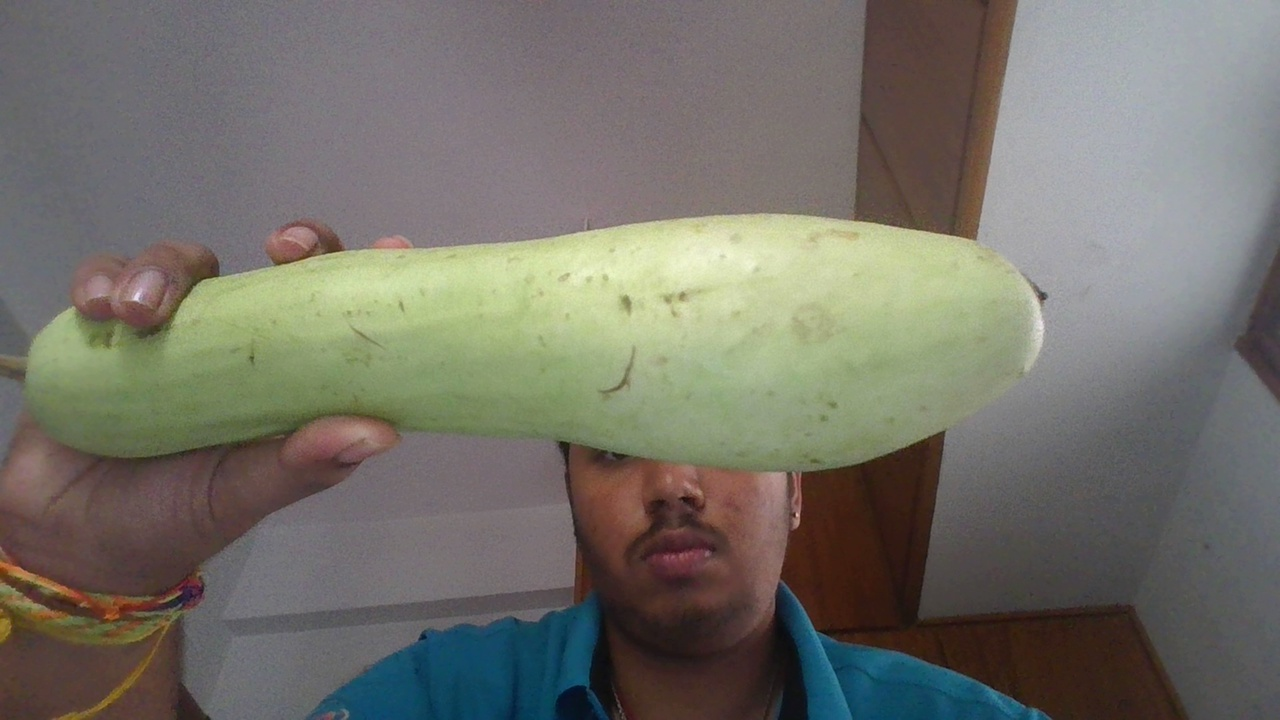
#> input picture dataset/bottle_gourd/bottle_gourd_1788586734490169700.jpg, 1280 x 720 px
$ python -i scene.py   (imports and definitions only)   (older library calls are emulated)
#> lines starting #> are read from the running program, lines starting #| are printed output that depends on the picture
#> further down, picture is the input picture: shape (720, 1280, 3); mean B, G, R 104.9, 113.4, 115.6
"""Real-time scene analysis, foreground segmentation and guidance helpers."""
from __future__ import annotations
import cv2
import numpy as np

LIGHTING = ("daylight", "warm_indoor", "cool_indoor", "low_light",
            "backlit", "overexposed", "underexposed", "mixed_light", "balanced")

def analyse_scene(frame):
    if frame is None or frame.size == 0:
        return {"ok": False, "lighting": "unknown"}
    hsv=cv2.cvtColor(frame,cv2.COLOR_BGR2HSV)
#> hsv: shape (720, 1280, 3); mean H, S, V 75.3, 54, 122.9
    gray=hsv[:,:,2].astype(np.float32)
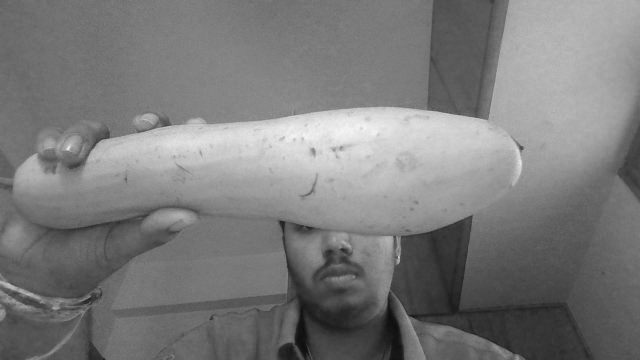
#> gray: shape (720, 1280) float32 (shown at 1/2 size); min 12, max 248, mean 122.9
    mean=float(gray.mean()); p5,p95=np.percentile(gray,[5,95])
#> after `mean = float(gray.mean())`: mean = 122.9
#> after `p5, p95 = np.percentile(gray, [5, 95])`: p5 = 55; p95 = 202
    clipped=float((gray>=250).mean()); dark=float((gray<=20).mean())
#> after `clipped = float((gray >= 250).mean())`: clipped = 0
#> after `dark = float((gray <= 20).mean())`: dark = 0.00181
    sat=float(hsv[:,:,1].mean())
#> sat = 53.97
    if mean<55 or dark>.30: lighting="low_light"
    elif clipped>.18 or mean>220: lighting="overexposed"
    elif p5<20 and p95>220: lighting="mixed_light"
    elif dark>.20 and mean>100: lighting="backlit"
    else: lighting="balanced"
    edges=cv2.Canny(frame,80,160)
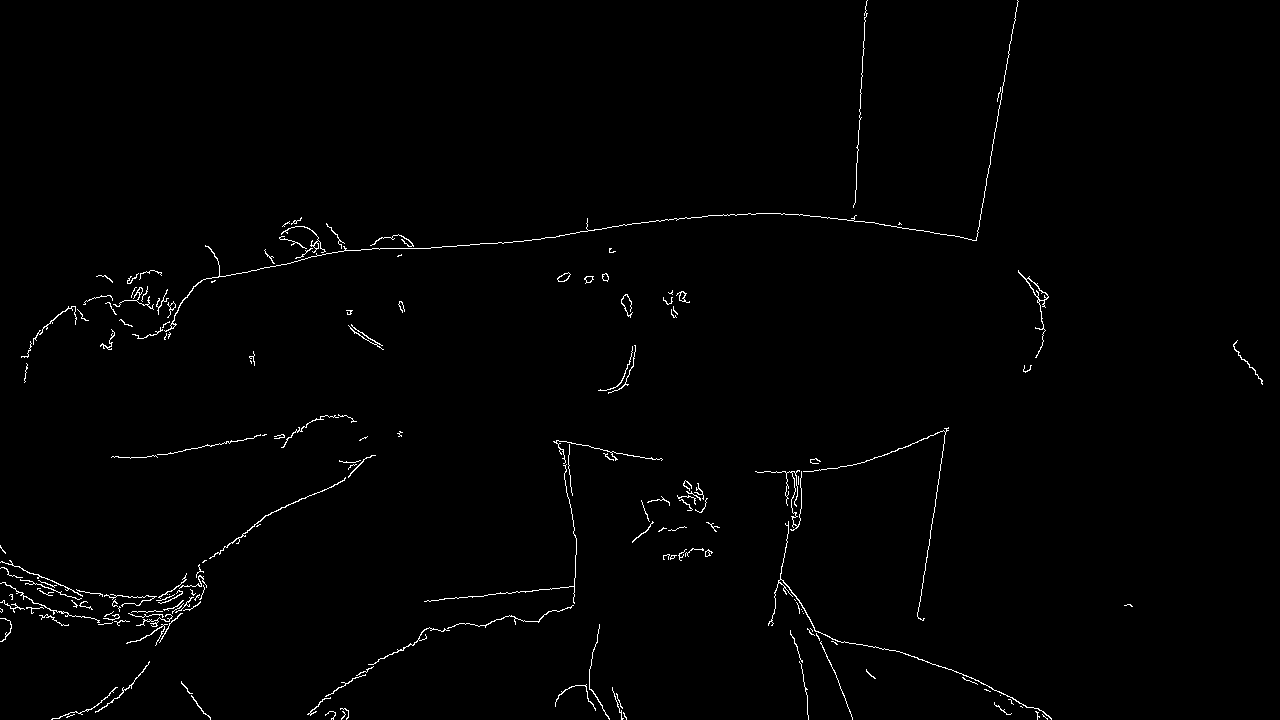
#> edges: shape (720, 1280); 1% white in thin lines or dots
    sharp=float(cv2.Laplacian(cv2.cvtColor(frame,cv2.COLOR_BGR2GRAY),cv2.CV_64F).var())
#> sharp = 38.43
    return {"ok": True, "lighting": lighting, "brightness": mean,
            "contrast": float(p95-p5), "clipped_fraction": clipped,
            "dark_fraction": dark, "saturation": sat, "sharpness": sharp}

# [69 lines left out: functions foreground_mask, crop_from_mask, dominant_colour, environment, guidance, not called in this run]

>>> import cv2
>>> picture = cv2.imread('../dataset/bottle_gourd/bottle_gourd_1788586734490169700.jpg')
>>> result = analyse_scene(picture)
#> result = {'ok': True, 'lighting': 'balanced', 'brightness': 122.9, 'contrast': 147, 'clipped_fraction': 0, 'dark_fraction': 0.00181, 'saturation': 53.97, 'sharpness': 38.43}

$ run again, on dataset/bottle_gourd/bottle_gourd_1788586736154697900.jpg
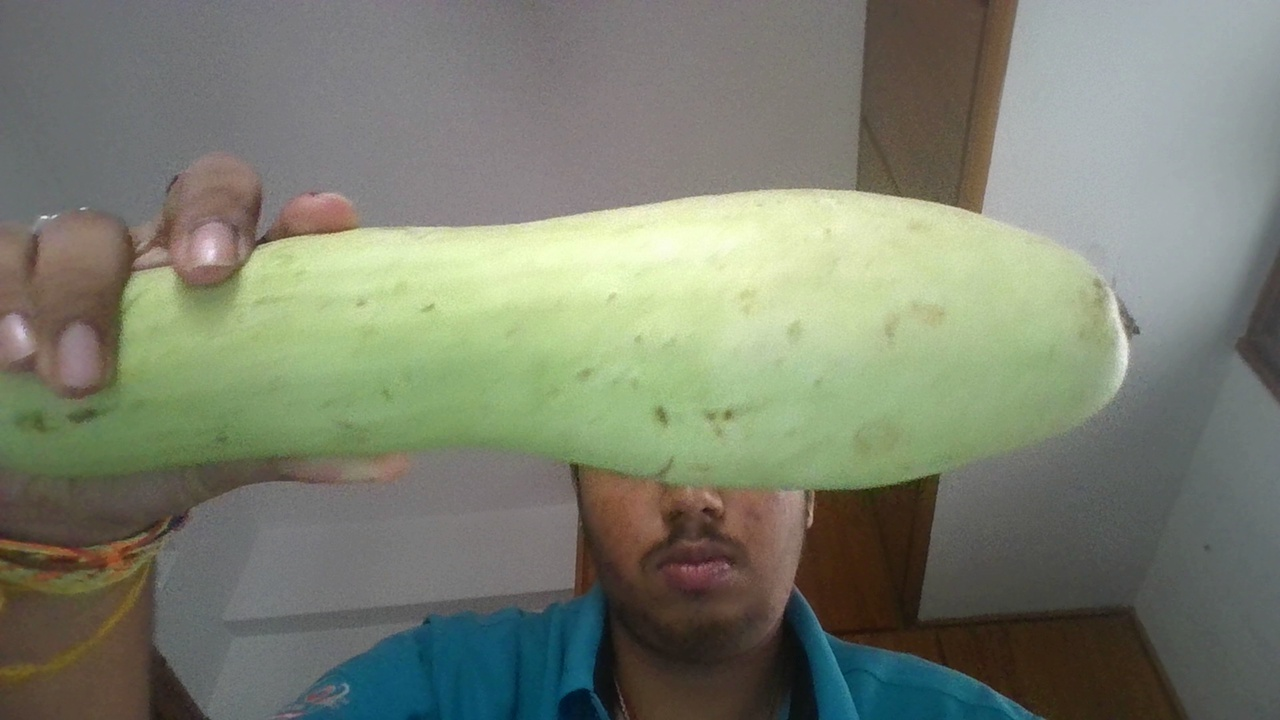
#> input picture dataset/bottle_gourd/bottle_gourd_1788586736154697900.jpg, 1280 x 720 px
#> picture is the input picture: shape (720, 1280, 3); mean B, G, R 111.6, 127.3, 122.5
#> hsv: shape (720, 1280, 3); mean H, S, V 58.3, 55.8, 133.3
#> in analyse_scene, `gray=hsv[:,:,2].astype(np.float32)`:
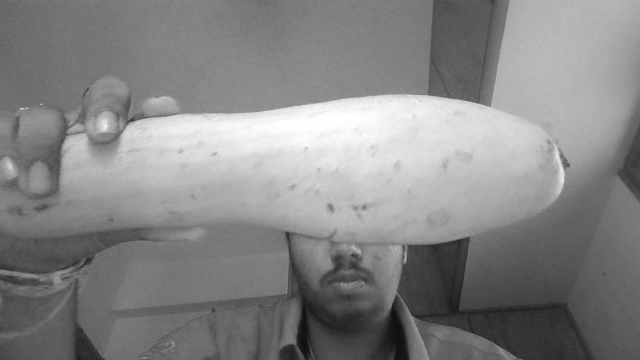
#> gray: shape (720, 1280) float32 (shown at 1/2 size); min 12, max 255, mean 133.3
#> mean = 133.3
#> p5 = 55; p95 = 226
#> clipped = 0.00758
#> dark = 0.00206
#> sat = 55.83
#> in analyse_scene, `edges=cv2.Canny(frame,80,160)`:
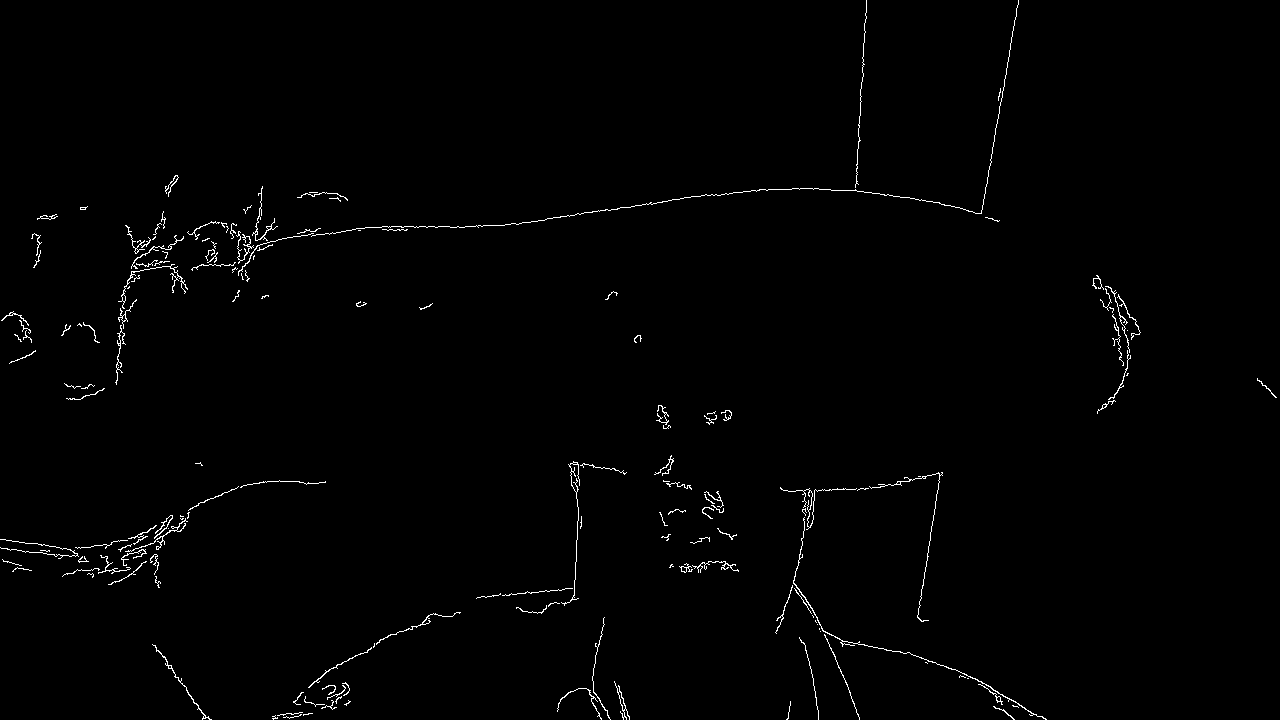
#> edges: shape (720, 1280); 0.94% white in thin lines or dots
#> sharp = 39.73
#> result = {'ok': True, 'lighting': 'balanced', 'brightness': 133.3, 'contrast': 171, 'clipped_fraction': 0.00758, 'dark_fraction': 0.00206, 'saturation': 55.83, 'sharpness': 39.73}

$ run again, on dataset/bottle_gourd/bottle_gourd_1788586737145893100.jpg
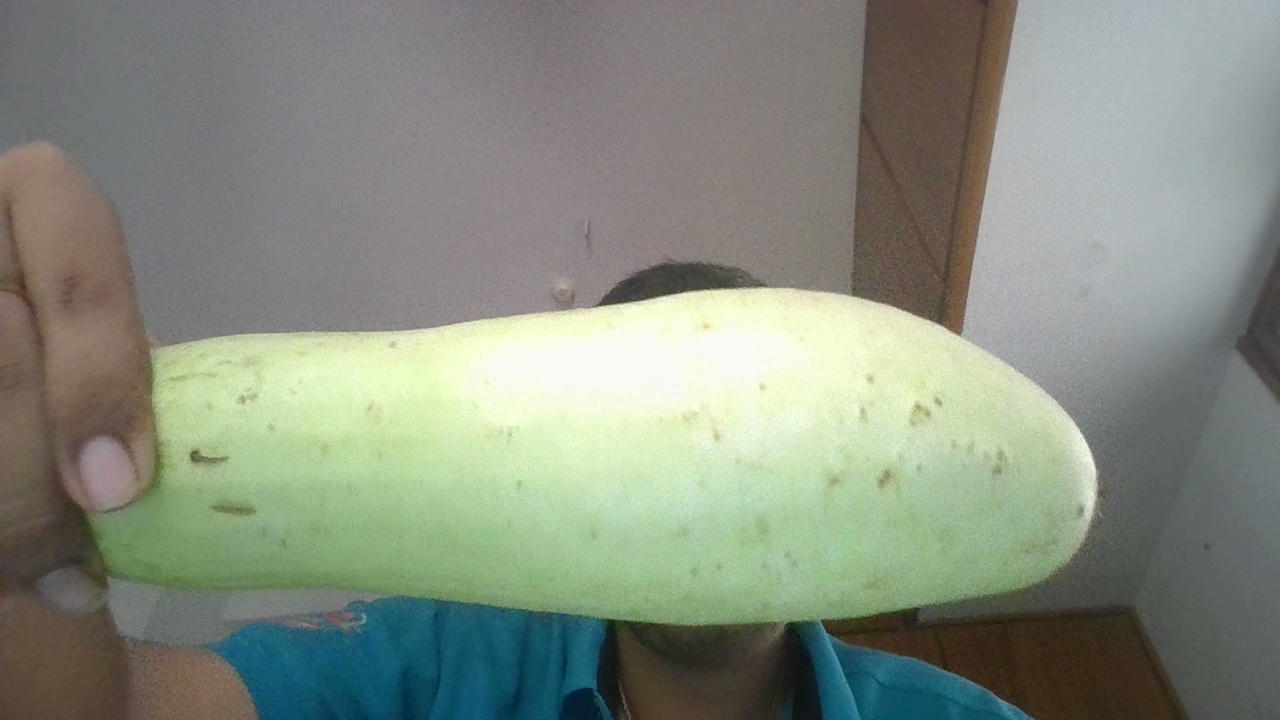
#> input picture dataset/bottle_gourd/bottle_gourd_1788586737145893100.jpg, 1280 x 720 px
#> picture is the input picture: shape (720, 1280, 3); mean B, G, R 128, 141.2, 134
#> hsv: shape (720, 1280, 3); mean H, S, V 64.1, 47.5, 146.4
#> in analyse_scene, `gray=hsv[:,:,2].astype(np.float32)`:
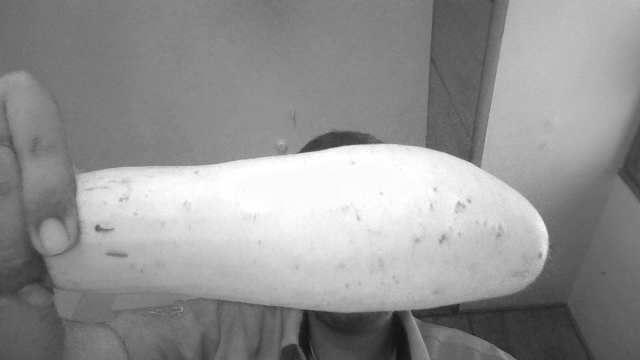
#> gray: shape (720, 1280) float32 (shown at 1/2 size); min 13, max 255, mean 146.4
#> mean = 146.4
#> p5 = 66; p95 = 248
#> clipped = 0.0448
#> dark = 0.00015
#> sat = 47.53
#> in analyse_scene, `edges=cv2.Canny(frame,80,160)`:
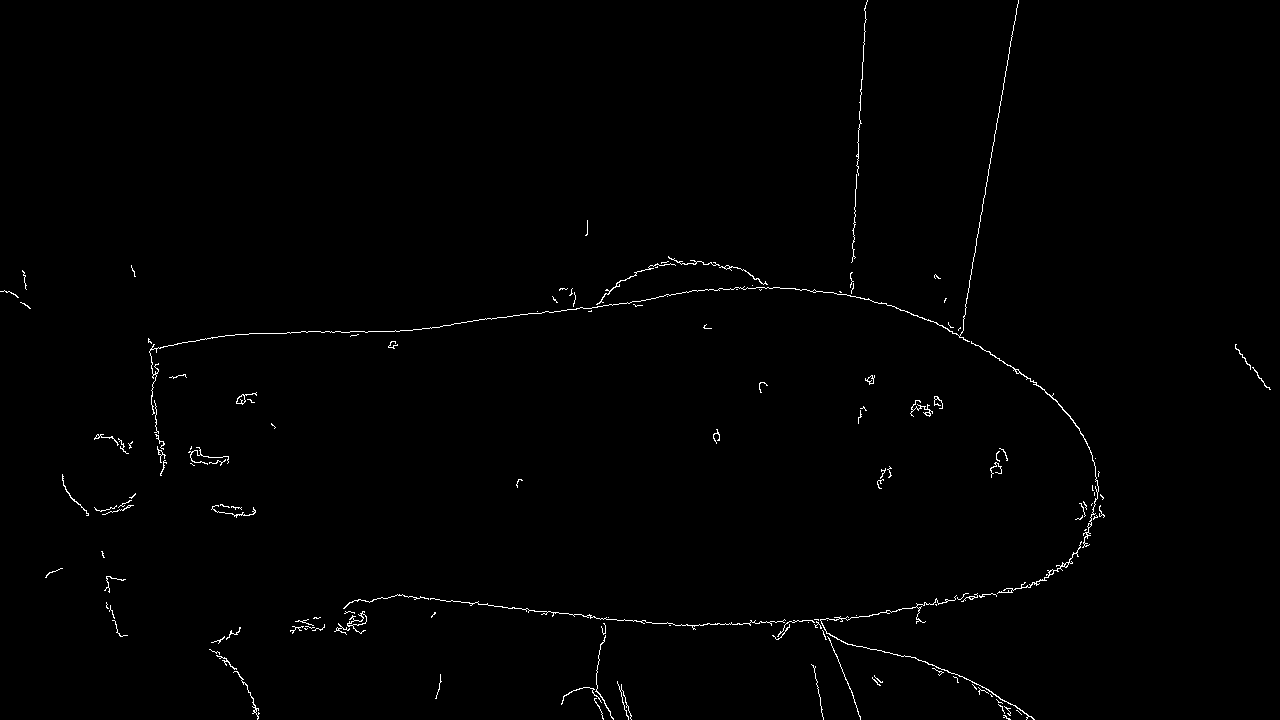
#> edges: shape (720, 1280); 0.73% white in thin lines or dots
#> sharp = 42.04
#> result = {'ok': True, 'lighting': 'balanced', 'brightness': 146.4, 'contrast': 182, 'clipped_fraction': 0.0448, 'dark_fraction': 0.00015, 'saturation': 47.53, 'sharpness': 42.04}
